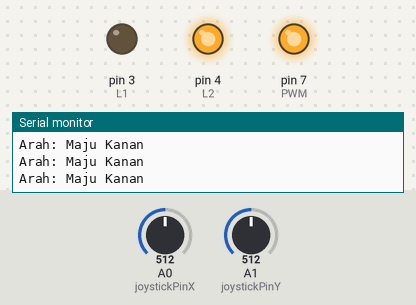
A sketch run on a simulated Arduino Uno, built with avr-gcc and run on an emulated ATmega328P. Shown: output pins drawn as LEDs (lit = HIGH), the last lines printed to the serial monitor. Inputs (shaded band) come from the test bench; at power-on: A1 (joystickPinY) = 512, A0 (joystickPinX) = 512. Pins used as bus, display or sensor lines are not drawn.

Above: at 1.2 s.
1.3 s: A1 (joystickPinY) set to 448
3.2 s: A1 (joystickPinY) set to 422
At 3.9 s:
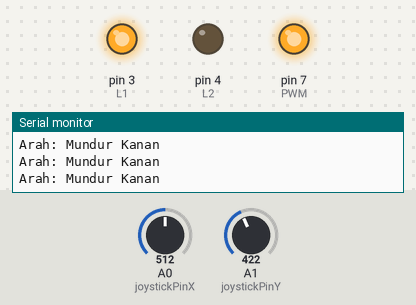
4.7 s: A0 (joystickPinX) set to 473
6.2 s: A0 (joystickPinX) set to 455
8.1 s: A1 (joystickPinY) set to 460
At 9.3 s:
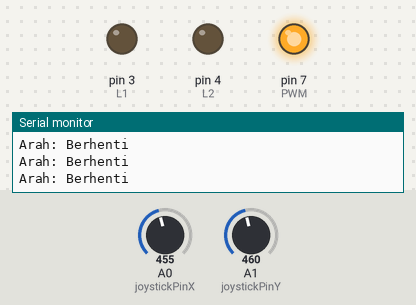
9.6 s: A1 (joystickPinY) set to 306
At 10.8 s:
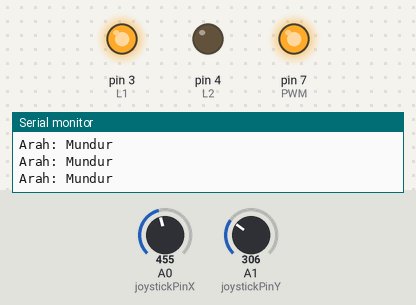
Timing chart, 0 to 12.1 s (numbered marks = the images above; inputs shaded):
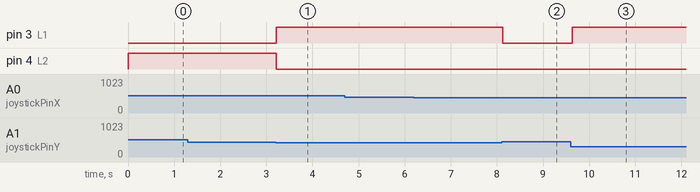

Measured:
- the behaviour switches between 435 and 434 on A1 (joystickPinY) (found by bisection; images 0 and 1)
- after the input at 3.2 s, pin 3 (L1): LOW → HIGH at once; pin 4 (L2): HIGH → LOW at once
- after the input at 8.1 s, pin 3 (L1): HIGH → LOW at once
- after the input at 9.6 s, pin 3 (L1): LOW → HIGH at once

The sketch:

project_lf_transporter.ino
```cpp
const int joystickPinX = A0;  // Pin analog untuk sumbu X
const int joystickPinY = A1;  // Pin analog untuk sumbu Y

int L1 = 3 , L2 = 4 , PWM = 7, R1 = 5 , R2 = 6 ;
void setup() {
  pinMode(PWM , OUTPUT);
  pinMode(L1 , OUTPUT);
  pinMode(L2 , OUTPUT);
  pinMode(R1 , OUTPUT);
  pinMode(R2 , OUTPUT);

  Serial.begin(9600);   // Inisialisasi komunikasi serial dengan komputer
  analogWrite(PWM , 200);
}

void loop() {
  // Baca data dari Bluetooth
   int xValue = analogRead(joystickPinX);  // Baca nilai sumbu X
  int yValue = analogRead(joystickPinY);  // Baca nilai sumbu Y

  // Tambahkan nilai threshold
  int threshold = 15;

  // Penentuan arah berdasarkan nilai x dan y
  if (xValue < (450 - threshold) && yValue < (450 - threshold)) {
    Serial.println("Arah: Mundur Kiri");
    mundurkiri();
  } else if (xValue > (450 + threshold) && yValue < (450 - threshold)) {
    Serial.println("Arah: Mundur Kanan");
    mundurkanan();
  } else if (xValue < (450 - threshold) && yValue > (450 + threshold)) {
    Serial.println("Arah: Maju Kiri");
    majukiri();
  } else if (xValue > (450 + threshold) && yValue > (450 + threshold)) {
    Serial.println("Arah: Maju Kanan");
    majukanan();
  } else if (xValue < (450 - threshold) && yValue >= (450 - threshold) && yValue <= (450 + threshold)) {
    Serial.println("Arah: Kiri");
    kiri();
  } else if (xValue > (450 + threshold) && yValue >= (450 - threshold) && yValue <= (450 + threshold)) {
    Serial.println("Arah: Kanan");
    kanan();
  } else if (xValue >= (450 - threshold) && xValue <= (450 + threshold) && yValue >= (450 - threshold) && yValue <= (450 + threshold)) {
    Serial.println("Arah: Berhenti");
    berhenti();
  } else if (yValue > (450 + threshold)) {
    Serial.println("Arah: Maju");
    maju();
  } else {
    Serial.println("Arah: Mundur");
    mundur();
  }

  delay(100);  // Delay untuk stabilitas pembacaan nilai


}

void berhenti(){
  digitalWrite(L1 , LOW);
  digitalWrite(L2 , LOW);
  digitalWrite(R1 , LOW);
  digitalWrite(R2 , LOW);

}

void mundur (){

  digitalWrite(L1 , HIGH);
  digitalWrite(L2 , LOW);
  digitalWrite(R1 , HIGH);
  digitalWrite(R2 , LOW);

}

void maju (){
  digitalWrite(L1 , LOW);
  digitalWrite(L2 , HIGH);
  digitalWrite(R1 , LOW);
  digitalWrite(R2 , HIGH);
}

void kiri (){
  digitalWrite(L1 , HIGH);
  digitalWrite(L2 , LOW);
  digitalWrite(R1 , LOW);
  digitalWrite(R2 , HIGH);
}

void kanan (){
  digitalWrite(L1 , LOW);
  digitalWrite(L2 , HIGH);
  digitalWrite(R1 , HIGH);
  digitalWrite(R2 , LOW);
}

void mundurkanan (){
  digitalWrite(L1 , HIGH);
  digitalWrite(L2 , LOW);
  digitalWrite(R1 , HIGH);
  digitalWrite(R2 , LOW);
}

void mundurkiri (){
  digitalWrite(L1 , HIGH);
  digitalWrite(L2 , LOW);
  digitalWrite(R1 , HIGH);
  digitalWrite(R2 , LOW);
}

void majukanan (){
  digitalWrite(L1 , LOW);
  digitalWrite(L2 , HIGH);
  digitalWrite(R1 , LOW);
  digitalWrite(R2 , HIGH);
}

void majukiri (){
  digitalWrite(L1 , LOW);
  digitalWrite(L2 , HIGH);
  digitalWrite(R1 , LOW);
  digitalWrite(R2 , HIGH);
}
```
